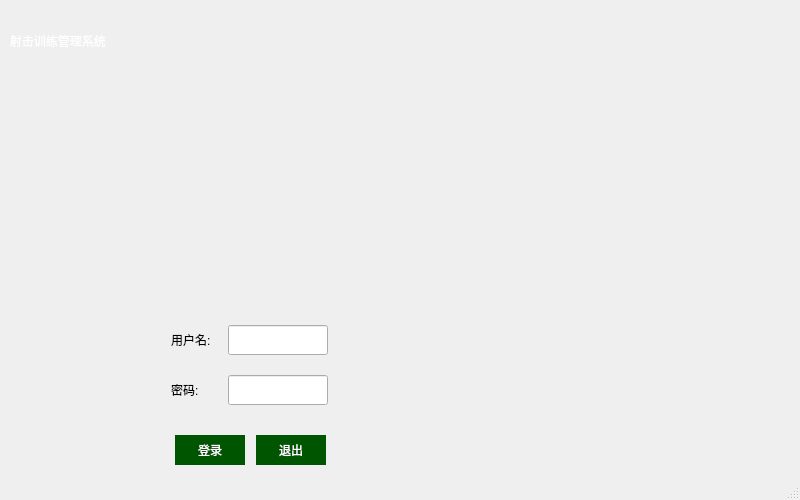
<?xml version="1.0" encoding="UTF-8"?>
<ui version="4.0">
 <class>LoginMainWindow</class>
 <widget class="QMainWindow" name="LoginMainWindow">
  <property name="geometry">
   <rect>
    <x>0</x>
    <y>0</y>
    <width>800</width>
    <height>500</height>
   </rect>
  </property>
  <property name="minimumSize">
   <size>
    <width>0</width>
    <height>0</height>
   </size>
  </property>
  <property name="maximumSize">
   <size>
    <width>800</width>
    <height>500</height>
   </size>
  </property>
  <property name="windowTitle">
   <string>射击训练管理系统</string>
  </property>
  <property name="styleSheet">
   <string notr="true">background-image: url(:/pic/射击训练火.png);</string>
  </property>
  <widget class="QWidget" name="centralwidget">
   <widget class="QLabel" name="label_10">
    <property name="geometry">
     <rect>
      <x>0</x>
      <y>0</y>
      <width>531</width>
      <height>81</height>
     </rect>
    </property>
    <property name="styleSheet">
     <string notr="true">border-image: url(:/pic/顶部-切角.png);
font: 30pt &quot;华光大黑_CNKI&quot;;
color: rgb(255, 255, 255);
border:none</string>
    </property>
    <property name="text">
     <string>   射击训练管理系统</string>
    </property>
    <property name="alignment">
     <set>Qt::AlignLeading|Qt::AlignLeft|Qt::AlignVCenter</set>
    </property>
   </widget>
   <widget class="QWidget" name="horizontalLayoutWidget_2">
    <property name="geometry">
     <rect>
      <x>170</x>
      <y>370</y>
      <width>160</width>
      <height>41</height>
     </rect>
    </property>
    <layout class="QHBoxLayout" name="horizontalLayout_2">
     <item>
      <widget class="QLabel" name="PassWdLab_LogInUI">
       <property name="maximumSize">
        <size>
         <width>50</width>
         <height>30</height>
        </size>
       </property>
       <property name="text">
        <string>密码:</string>
       </property>
      </widget>
     </item>
     <item>
      <widget class="QLineEdit" name="PassWdLineEdit_LogInUI">
       <property name="maximumSize">
        <size>
         <width>100</width>
         <height>30</height>
        </size>
       </property>
      </widget>
     </item>
    </layout>
   </widget>
   <widget class="QWidget" name="horizontalLayoutWidget">
    <property name="geometry">
     <rect>
      <x>170</x>
      <y>320</y>
      <width>160</width>
      <height>41</height>
     </rect>
    </property>
    <layout class="QHBoxLayout" name="horizontalLayout">
     <item>
      <widget class="QLabel" name="UsrNameLab_LogInUI">
       <property name="maximumSize">
        <size>
         <width>50</width>
         <height>30</height>
        </size>
       </property>
       <property name="text">
        <string>用户名:</string>
       </property>
      </widget>
     </item>
     <item>
      <widget class="QLineEdit" name="UsrNameLineEdit_LogInUI">
       <property name="maximumSize">
        <size>
         <width>100</width>
         <height>30</height>
        </size>
       </property>
      </widget>
     </item>
    </layout>
   </widget>
   <widget class="QWidget" name="layoutWidget">
    <property name="geometry">
     <rect>
      <x>170</x>
      <y>430</y>
      <width>161</width>
      <height>41</height>
     </rect>
    </property>
    <layout class="QHBoxLayout" name="horizontalLayout_3">
     <item>
      <widget class="QPushButton" name="LoginBtn_LogInUI">
       <property name="maximumSize">
        <size>
         <width>70</width>
         <height>30</height>
        </size>
       </property>
       <property name="styleSheet">
        <string notr="true">background-color: rgb(0, 85, 0);
color: rgb(255, 255, 255);
border:none
</string>
       </property>
       <property name="text">
        <string>登录</string>
       </property>
      </widget>
     </item>
     <item>
      <widget class="QPushButton" name="ExitBtn_LogInUI">
       <property name="maximumSize">
        <size>
         <width>70</width>
         <height>30</height>
        </size>
       </property>
       <property name="styleSheet">
        <string notr="true">background-color: rgb(0, 85, 0);
color: rgb(255, 255, 255);
border:none
</string>
       </property>
       <property name="text">
        <string>退出</string>
       </property>
      </widget>
     </item>
    </layout>
   </widget>
  </widget>
  <widget class="QMenuBar" name="menubar">
   <property name="geometry">
    <rect>
     <x>0</x>
     <y>0</y>
     <width>800</width>
     <height>23</height>
    </rect>
   </property>
  </widget>
  <widget class="QStatusBar" name="statusbar"/>
 </widget>
 <resources/>
 <connections/>
</ui>
